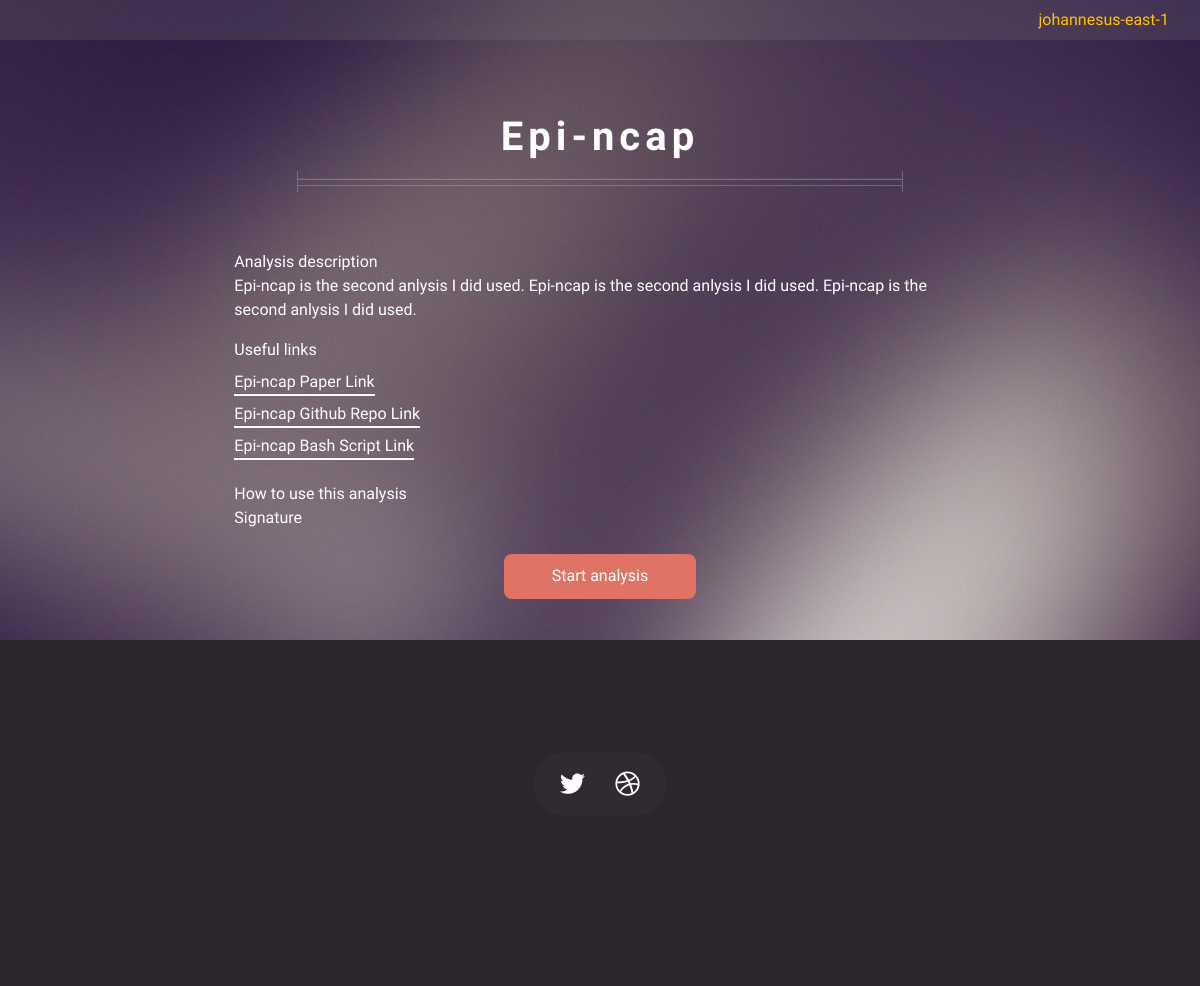
Page /intro/1 (signed in) on the committed database.
### account/models.py (models this page shows, shortened)
class Base(models.Model):
    created_on = models.DateTimeField(auto_now_add=True, db_index=True,
                                      help_text='(Read-only) Date/time when record was created.')
    updated_on = models.DateTimeField(auto_now=True, db_index=True,
                                      help_text='(Read-only) Date/time when record was updated.')
    class Meta:
        abstract = True

class IAM(Base):
    user = models.ForeignKey(User, on_delete=models.CASCADE)
    aws_user = models.CharField(max_length=155, help_text="AWS account username")
    aws_access_key = models.CharField(max_length=255, help_text="AWS Access key id", unique=True)
    aws_secret_access_key = models.CharField(max_length=255, help_text="AWS Secret key")
    group = models.CharField(max_length=255, help_text='Group Name', default='bendeskylab')

### main/models.py (models this page shows, shortened)
class Analysis(Base):
    analysis_name = models.CharField(max_length=100, help_text='Name of Process', unique=True)
    upload_folder = models.CharField(max_length=100, help_text='Folder to upload dataset and config items',
                                     null=True, blank=True)
    result_prefix = models.CharField(max_length=100, help_text='Prefix of result folder name')
    result_items = models.TextField(help_text='Json of result files')
    bucket_name = models.CharField(max_length=100, help_text='Bucket Name')
    result_path = models.CharField(max_length=100, blank=True, null=True, help_text='Path of results')
    config_path = models.CharField(max_length=100, blank=True, null=True, help_text='Path of config file')
    dataset_path = models.CharField(max_length=100, blank=True, null=True, help_text='Path of dataset files')
    submit_path = models.CharField(max_length=100, blank=True, null=True, help_text='Path of submit file')
    short_description = models.TextField(help_text='Short description of analysis', blank=True, null=True)
    long_description = models.TextField(help_text='Long description of analysis', blank=True, null=True)
    paper_link = models.CharField(max_length=100, help_text='Link of Analysis Paper', blank=True, null=True)
    git_link = models.CharField(max_length=100, help_text='Github link of Analysis', blank=True, null=True)
    bash_link = models.CharField(max_length=100, help_text='Bash script link of Analysis', blank=True, null=True)
    signature = models.TextField(help_text='Signature of analysis', blank=True, null=True)

### main/views.py (the view)
# urls.py: path('intro/<int:id>', AnalysisIntroView.as_view(), name='analysis_intro'),
class AnalysisIntroView(LoginRequiredMixin, View):
    template_name = "main/analysis_intro.html"
    def get(self, request, id):
        analysis = Analysis.objects.get(pk=id)
        return render(request=request, template_name=self.template_name, context={
            "analysis": analysis,
            'iam': get_current_iam(request)
        })

### main/utils.py (called while the page is built)
def get_current_iam(request):
    return IAM.objects.filter(user=request.user).first() if request.user.is_authenticated else None

### templates/main/analysis_intro.html (shortened to what this page needs)
{% extends "layout.html" %}
{% load static %}
{% block content %}
    <div class="row">
        <div class="col-md-10 offset-md-1 mt-5">
            <div class="row">
                <div class="col-sm-8 offset-sm-2 col-md-8 offset-md-2">
                    <h2 style="letter-spacing: 5px;" class="clickable">{{ analysis.analysis_name }}</h2>
                    <hr style="top:0px;">
                </div>
            </div>
        </div>
        <div class="col-md-8 offset-md-2 mt-3 text-left">
            <span class="">Analysis description</span>
            <div class="description">
                <p class="text-left">
                    {{ analysis.long_description  | safe }}
                </p>
            </div>
            <span class="">Useful links</span>
            <div class="paper-link mt-2">
                <a href="{{ analysis.paper_link }}" class="botton-line" target="_blank">{{ analysis.analysis_name }} Paper Link</a>
            </div>
            <div class="repo-link mt-2">
                <a href="{{ analysis.git_link }}" class="botton-line"  target="_blank">{{ analysis.analysis_name }} Github Repo Link</a>
            </div>
            <div class="repo-link mt-2">
                <a href="{{ analysis.bash_link }}" class="botton-line" target="_blank">{{ analysis.analysis_name }} Bash Script Link</a>
            </div>
            <div class="repo-link mt-4">
            <span class="">How to use this analysis</span>
                <p>{{ analysis.signature | safe }}</p>
            </div>
            <div class="text-center mt-4">
                <button onclick="start_process({{analysis.id}})">
                    Start analysis
                </button>
            </div>
        </div>
    </div>
{% endblock %}

### templates/layout.html (shortened to what this page needs)
{% load static %}
<!DOCTYPE HTML>
<html>
	<head>
		<link rel="stylesheet" href="https://stackpath.bootstrapcdn.com/bootstrap/4.4.1/css/bootstrap.min.css">
		<link rel="stylesheet" href="{% static 'css/main.css' %}" />
		<link rel="stylesheet" href="{% static 'css/custom.css' %}" />
		<link rel="stylesheet" href="https://cdn.datatables.net/v/dt/dt-1.10.16/sl-1.2.5/datatables.min.css" />
		<link rel="stylesheet" href="https://gyrocode.github.io/jquery-datatables-checkboxes/1.2.11/css/dataTables.checkboxes.css" />
		<link href="https://cdnjs.cloudflare.com/ajax/libs/font-awesome/4.7.0/css/font-awesome.min.css" rel="stylesheet"/>
		<link rel="stylesheet" href="{% static 'jstree/style.min.css' %}" />
	</head>
    <body class="homepage is-preload">
        <div id="page-wrapper">
				<div id="header">
						<nav class="navbar navbar-dark bg-dark">
							<div class="col-md-12 text-right">
								{% if iam %}
									<a class="text-warning no-border" href="javascript:void(0)">{{ iam.aws_user }}</a>
								{% else %}
									<a class="text-warning no-border" href="javascript:void(0)">Anonymous User</a>
								{% endif %}
							</div>
						</nav>
						<div class="inner mt-4" style="width: 98%;">
							{% block content %}{% endblock %}
						</div>
				</div>
				<div id="footer">
					<div class="container">
						<div class="row">
							<div class="col-12">
									<section class="contact">
										<ul class="icons">
											<li>
												<a href="https://twitter.com/neurocaas" class="icon brands fa-twitter" target="_blank">
												</a>
											</li>
											<li>
												<a href="http://stat.columbia.edu/~cunningham/" class="icon brands fa-dribbble" target="_blank" >
												</a>
											</li>
										</ul>
									</section>
									<div class="copyright">
										<ul class="menu">
										</ul>
									</div>
							</div>
						</div>
					</div>
				</div>
        </div>
    </body>
</html>

### static/css/custom.css (style rules this page uses)
.inner h2, .inner h3 { color:white; }
.inner h2 { font-weight:bold; font-size: 2.5rem; }
button { padding: 0.65em 3em 0.65em 3em!important; border-radius: 0.5em!important; }
.clickable { font-size: 19px; font-weight: 300; word-spacing: 2px; }
#header .inner { padding-left: 2em; padding-right: 2em; }
.botton-line { border-bottom: 2px solid; padding-bottom: 3px; width: 100%; }
nav.bg-dark { background: rgba(128, 128, 128, 0.2)!important; }
.no-border { border: none!important; }

### rows in the picture
IAM: aws_user "johannesus-east-1"
Analysis: analysis_name "Epi-ncap", long_description "Epi-ncap is the second anlysis I did used. Epi-ncap is the second anlysis I did used. Epi-ncap is the second anlysis I did used.", signature "Signature"
